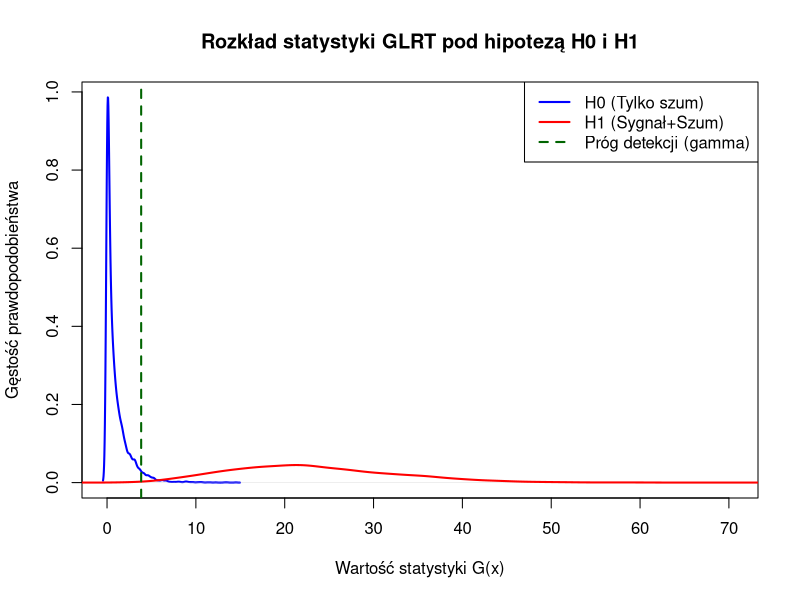
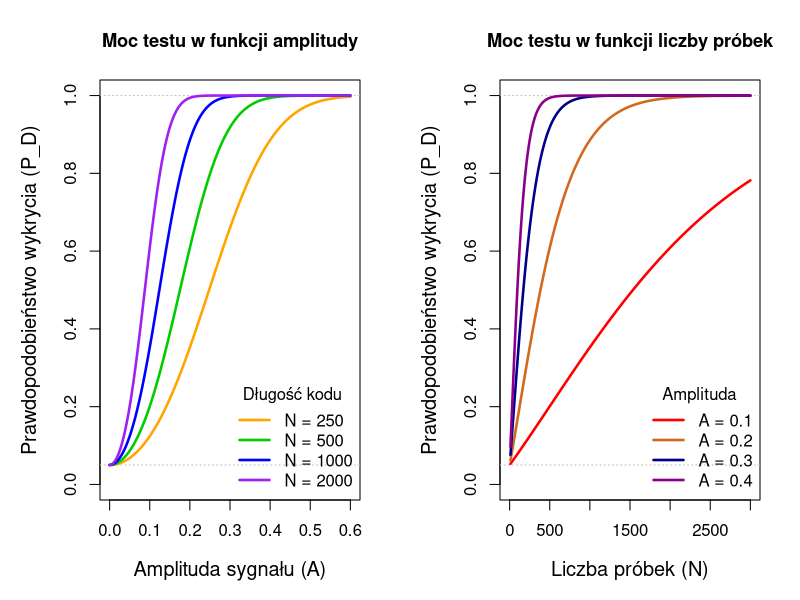

Write R code to recreate these figures, in order.
set.seed(42) # Zapewnienie powtarzalności wyników

# ---  Parametry symulacji ---
N <- 1000          # Długość sekwencji (liczba próbek)
alpha <- 0.05      # Poziom istotności (prawdopodobieństwo fałszywego alarmu)
sigma <- 2.0       # Odchylenie standardowe szumu (wariancja = 4.0)
A <- 0.3           # Amplituda sygnału (przypadek krytyczny: A << sigma^2)
M <- 5000          # Liczba powtórzeń Monte Carlo dla każdej hipotezy

# ---  Wyznaczenie teoretycznego progu detekcji ---
# Pod H0 statystyka G ~ Chi-square(df=1)
gamma_thresh <- qchisq(1 - alpha, df = 1)
cat(paste("Teoretyczny próg detekcji (gamma) dla alpha =", alpha, "wynosi:", round(gamma_thresh, 4), "\n"))

# ---  Generowanie kodu binarnego s(i) ---
# Kod s(i) ze zbioru {-1, 1}
s <- sample(c(-1, 1), N, replace = TRUE)

# ---  Funkcja obliczająca statystykę GLRT G(x) ---
compute_glrt <- function(x, s_code) {
  N_samples <- length(x)
  sum_x2 <- sum(x^2)
  sum_xs <- sum(x * s_code)
  
  # Mianownik ułamka pod logarytmem (S_0 - A_hat^2 * N)
  denominator <- sum_x2 - (1 / N_samples) * (sum_xs)^2
  
  # Statystyka G(x)
  G <- N_samples * log(sum_x2 / denominator)
  return(G)
}

# ---  Pętla Monte Carlo ---
G_H0 <- numeric(M)
G_H1 <- numeric(M)

for (m in 1:M) {
  # Generowanie czystego szumu gaussowskiego
  w <- rnorm(N, mean = 0, sd = sigma)
  
  # Hipoteza H0: Tylko szum
  x_H0 <- w
  G_H0[m] <- compute_glrt(x_H0, s)
  
  # Hipoteza H1: Sygnał + Szum
  x_H1 <- A * s + w
  G_H1[m] <- compute_glrt(x_H1, s)
}

# ---  Analiza wyników i empiryczna weryfikacja ---
empiryczny_alpha <- mean(G_H0 > gamma_thresh)
empiryczna_moc   <- mean(G_H1 > gamma_thresh)

# Teoretyczna moc testu przy użyciu niecentralnego chi-kwadrat
lambda_param <- N * (A^2) / (sigma^2)
teoretyczna_moc <- 1 - pchisq(gamma_thresh, df = 1, ncp = lambda_param)

# ---  Wyświetlenie raportu ---
cat("\n=== WYNIKI SYMULACJI ===\n")
cat(sprintf("Zadany poziom istotności (alpha):     %.4f\n", alpha))
cat(sprintf("Empiryczny fałszywy alarm (H0):       %.4f\n", empiryczny_alpha))
cat("----------------------------------------\n")
cat(sprintf("Parametr niecentralności (lambda):    %.4f\n", lambda_param))
cat(sprintf("Teoretyczna moc testu (P_D):          %.4f\n", teoretyczna_moc))
cat(sprintf("Empiryczna moc testu (z symulacji):   %.4f\n", empiryczna_moc))

# ---  Wizualizacja gęstości rozkładów ---
plot(density(G_H0), col = "blue", lwd = 2, xlim = c(0, max(G_H1)),
     main = "Rozkład statystyki GLRT pod hipotezą H0 i H1",
     xlab = "Wartość statystyki G(x)", ylab = "Gęstość prawdopodobieństwa")
lines(density(G_H1), col = "red", lwd = 2)
abline(v = gamma_thresh, col = "darkgreen", lty = 2, lwd = 2)
legend("topright", legend = c("H0 (Tylko szum)", "H1 (Sygnał+Szum)", "Próg detekcji (gamma)"),
       col = c("blue", "red", "darkgreen"), lty = c(1, 1, 2), lwd = 2)


# ----------------------------------------------------------------------
# Analiza teoretycznej mocy detektora GLRT w funkcji A oraz N
# ----------------------------------------------------------------------

# Czyszczenie przestrzeni i ustawienie parametrów stałych
graphics.off()
alpha <- 0.05
sigma <- 2.0
gamma_thresh <- qchisq(1 - alpha, df = 1)

# Ustawienie podziału okna graficznego na 2 wykresy obok siebie
par(mfrow = c(1, 2), mar = c(5, 5, 4, 2))

# ======================================================================
# WYKRES 1: Moc testu vs Amplituda (A) dla różnych N
# ======================================================================
A_seq <- seq(0, 0.6, length.out = 200) # Zakres amplitud do analizy
N_values <- c(250, 500, 1000, 2000)    # Różne długości sekwencji
kolory_N <- c("orange", "green3", "blue", "purple")

# Inicjalizacja pustego wykresu
plot(NULL, xlim = c(0, max(A_seq)), ylim = c(0, 1),
     xlab = "Amplituda sygnału (A)", 
     ylab = "Prawdopodobieństwo wykrycia (P_D)",
     main = "Moc testu w funkcji amplitudy",
     cex.lab = 1.2, cex.main = 1.1)
abline(h = alpha, col = "gray", lty = 3) # Poziom fałszywego alarmu
abline(h = 1.0, col = "gray", lty = 3)

# Rysowanie krzywych dla każdego N
for (i in 1:length(N_values)) {
  N_curr <- N_values[i]
  # Obliczenie parametru niecentralności lambda dla wektora amplitud
  lambda_seq <- N_curr * (A_seq^2) / (sigma^2)
  # Teoretyczna moc testu
  Pow_seq <- 1 - pchisq(gamma_thresh, df = 1, ncp = lambda_seq)
  
  lines(A_seq, Pow_seq, col = kolory_N[i], lwd = 2.5)
}

legend("bottomright", legend = paste("N =", N_values),
       col = kolory_N, lty = 1, lwd = 2.5, bty = "n", title = "Długość kodu")

# ======================================================================
# WYKRES 2: Moc testu vs Liczba próbek (N) dla różnych A
# ======================================================================
N_seq <- seq(10, 3000, length.out = 300) # Zakres liczby próbek do analizy
A_values <- c(0.1, 0.2, 0.3, 0.4)        # Różne wartości amplitudy
kolory_A <- c("red", "chocolate", "darkblue", "magenta4")

# Inicjalizacja pustego wykresu
plot(NULL, xlim = c(0, max(N_seq)), ylim = c(0, 1),
     xlab = "Liczba próbek (N)", 
     ylab = "Prawdopodobieństwo wykrycia (P_D)",
     main = "Moc testu w funkcji liczby próbek",
     cex.lab = 1.2, cex.main = 1.1)
abline(h = alpha, col = "gray", lty = 3)
abline(h = 1.0, col = "gray", lty = 3)

# Rysowanie krzywych dla każdej amplitudy A
for (i in 1:length(A_values)) {
  A_curr <- A_values[i]
  # Obliczenie parametru niecentralności lambda dla wektora N
  lambda_seq <- N_seq * (A_curr^2) / (sigma^2)
  # Teoretyczna moc testu
  Pow_seq <- 1 - pchisq(gamma_thresh, df = 1, ncp = lambda_seq)
  
  lines(N_seq, Pow_seq, col = kolory_A[i], lwd = 2.5)
}

legend("bottomright", legend = paste("A =", A_values),
       col = kolory_A, lty = 1, lwd = 2.5, bty = "n", title = "Amplituda")
